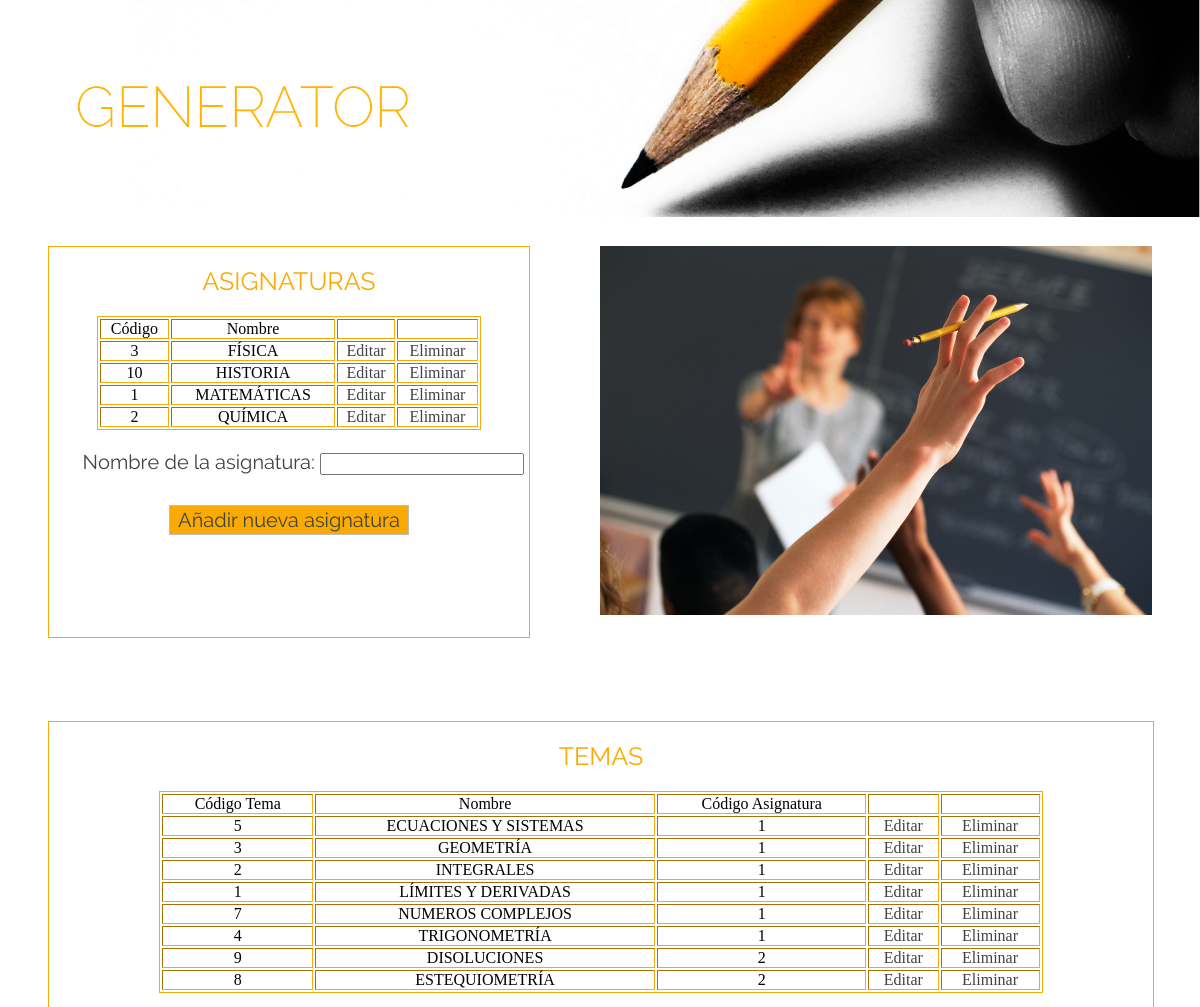
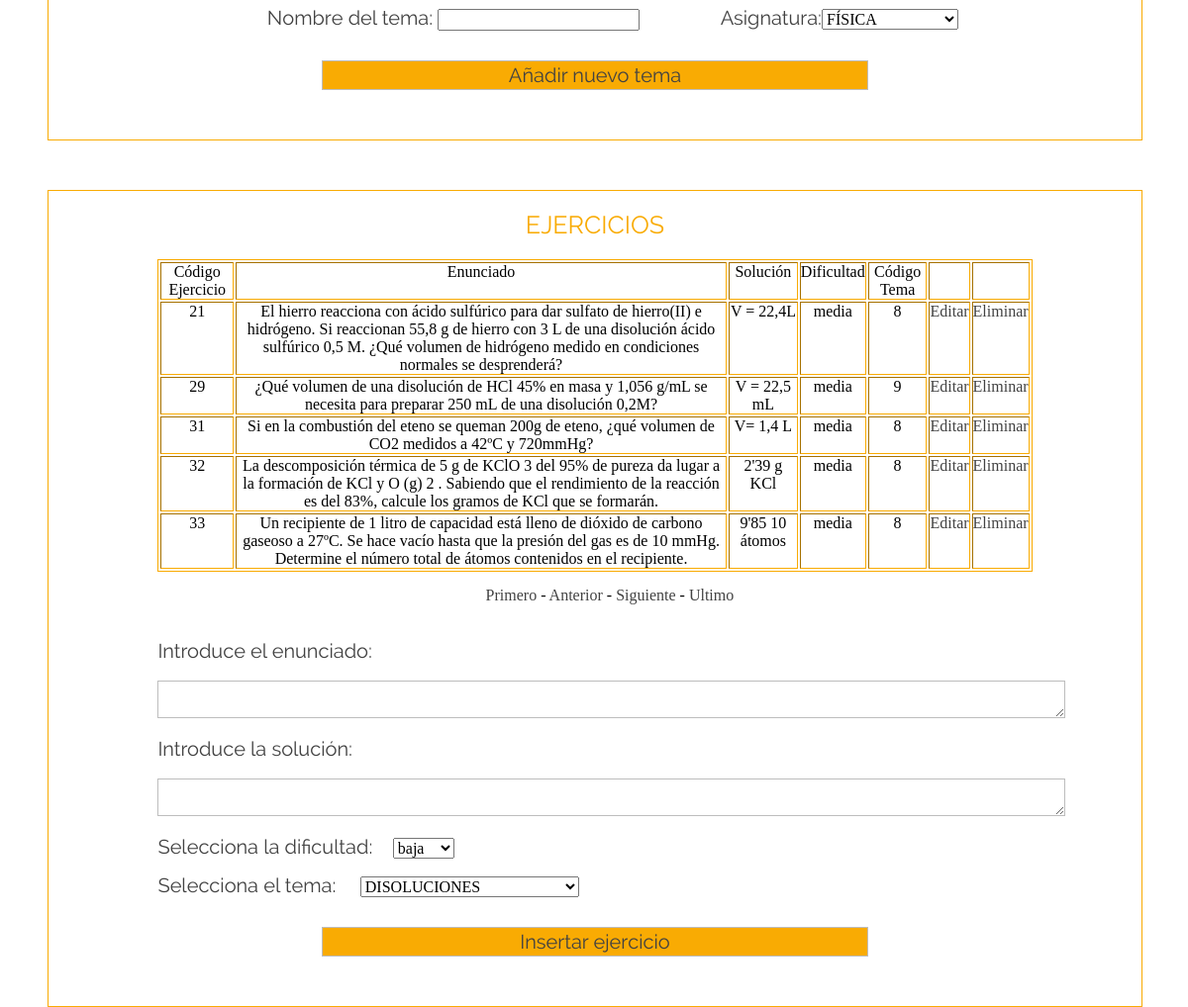
The app's page /php/administrador.php?page=3 with its own data (2 pictures, top to bottom).
### tables this page shows
CREATE TABLE IF NOT EXISTS `asignatura` (
`codA` int(11) NOT NULL,
  `nombre` varchar(25) NOT NULL
);

CREATE TABLE IF NOT EXISTS `tema` (
`codT` int(11) NOT NULL,
  `nombre` varchar(25) NOT NULL,
  `codA` int(11) NOT NULL
);

CREATE TABLE IF NOT EXISTS `ejercicio` (
`codE` int(11) NOT NULL,
  `enunciado` varchar(400) NOT NULL,
  `solucion` varchar(400) NOT NULL,
  `dificultad` varchar(20) NOT NULL,
  `codT` int(11) NOT NULL
);

### clases/AutoCarga.php (called while the page is built, shortened)
<?php
class AutoCarga {
    static function cargar($clase){
        $clase = str_replace("\\", "/", $clase);
        $archivo = "../clases/" .$clase . ".php";
   }
}

### clases/ManageAsignatura.php (called while the page is built, shortened)
<?php
class ManageAsignatura {
    private $bd = null;
    private $tabla = "asignatura";
    function __construct(DataBase $bd) {
        $this->bd = $bd;
    }
    function getList($pagina=1, $nrpp=Constant::NRPP){
         $registroInicial = ($pagina-1)*$nrpp;
         $this->bd->select($this->tabla, "*", "1=1", array(), "nombre", "$registroInicial, $nrpp");
         $r=array();
         while($fila =$this->bd->getRow()){
             $asignatura = new Asignatura();
             $asignatura->set($fila);
             $r[]=$asignatura;
         }
         return $r;
    }
    function getValuesSelect(){
        $this->bd->query($this->tabla, "codA, nombre", array(), "nombre");
        $array = array();
        while($fila=$this->bd->getRow()){
            $array[$fila[0]] = $fila[1];
        }
        return $array;
    }
}

### clases/DataBase.php (called while the page is built, shortened)
<?php
class DataBase {
    private $conexion, $consulta;
    function __construct() {
        try {
            $this->conexion = new PDO(
                    'mysql:host=' . Constant::SERVER . ';' .
                    'dbname=' . Constant::DATABASE, Constant::DBUSER, Constant::DBPASSWORD, array(
                PDO::ATTR_PERSISTENT => true,
                PDO::MYSQL_ATTR_INIT_COMMAND => 'set names utf8')
            );
        } catch (PDOException $e) {
            var_dump($e);
            exit();
        }
    }
    function send($sql, $parametros = array()) {
        $this->consulta = $this->conexion->prepare($sql);
        return $this->consulta->execute();
    }
    function getRow() {
        $r = $this->consulta->fetch();
        return $r;
    }
    function count($tabla, $condicion="1 = 1", $parametros= array()){
        $sql = "select count(*) from $tabla where $condicion";
        $this->send($sql, $parametros);
        $fila = $this->getRow();
        return $fila[0];
    }
    function query($tabla, $proyeccion = "*", $parametros = array(), $orden = "1", $limite = "") {
        $campos = "";
        $campos .= "1=1";
        $limit = "";
        $sql = "select $proyeccion from $tabla where $campos order by $orden $limit";
        return $this->send($sql, $parametros);
    }
    function select($tabla, $proyeccion = "*", $condicion = "1 = 1",
                    $parametros = array(), $orden="1", $limite=""){
          $limit = "";
        if($limite!==""){
            $limit = "limit $limite";
        }
        $sql = "select $proyeccion from $tabla "
                . "where $condicion order by $orden $limit";
        return $this->send($sql, $parametros);
    }
}

### clases/Asignatura.php (called while the page is built, shortened)
<?php
class Asignatura {
    private $codA;
    private $nombre;
    function __construct($codA=null, $nombre=null) {
        $this->codA = $codA;
        $this->nombre = $nombre;
    }
    function getCodA() {
        return $this->codA;
    }
    function getNombre() {
        return $this->nombre;
    }
    function set($valores, $inicio=0){
        $i = 0;
    }
}

### clases/ManageTema.php (called while the page is built, shortened)
<?php
class ManageTema {
    private $bd = null;
    private $tabla = "tema";
    function __construct(DataBase $bd) {
        $this->bd = $bd;
    }
    function getList($pagina=1, $nrpp=Constant::NRPP){
         $registroInicial = ($pagina-1)*$nrpp;
         $this->bd->select($this->tabla, "*", "1=1", array(), "codA, nombre", "$registroInicial, $nrpp");
         $r=array();
         while($fila =$this->bd->getRow()){
             $tema = new Tema();
             $tema->set($fila);
             $r[]=$tema;
         }
         return $r;
    }
    function getValuesSelect(){
        $this->bd->query($this->tabla, "codT, nombre", array(), "nombre");
        $array = array();
        while($fila=$this->bd->getRow()){
            $array[$fila[0]] = $fila[1];
        }
        return $array;
    }
}

### clases/Tema.php (called while the page is built, shortened)
<?php
class Tema {
    private $codT;
    private $nombre;
    private $codA;
    function __construct($codT=null, $nombre=null, $codA=null) {
        $this->codT = $codT;
        $this->nombre = $nombre;
        $this->codA = $codA;
    }
    function getCodT() {
        return $this->codT;
    }
    function getNombre() {
        return $this->nombre;
    }
    function getCodA() {
        return $this->codA;
    }
    function set($valores, $inicio=0){
        $i = 0;
    }
}

### clases/Request.php (called while the page is built, shortened)
<?php
class Request {
    private static function clean($valor, $filtrar) {
        if($filtrar===true){
            $valor = htmlspecialchars($valor);
        }
        return trim($valor);
    }
    static function get($nombre, $filtrar=true ,$indice = null) {
        if (isset($_GET[$nombre])) {
            return self::read($_GET[$nombre], $filtrar ,$indice);
        }
        return null;
    }
   private static function read($parametro, $filtrar=true ,$indice = null) {
        if (is_array($parametro)) {
            if ($indice === null) {
                $array = array();
                foreach ($parametro as $value) {
                    $r = self::clean($value, $filtrar);
                    if($r===""){
                        $r = null;
                    }
                    $array[] = $r;
                }
                return $array;
            } else {
                if (isset($parametro[$indice])) {
                    $r = self::clean($parametro[$indice], $filtrar);
                     if($r===""){
                        $r = null;
                    }
                    return $r;
                }
            }
        } else {
            $r = self::clean($parametro, $filtrar);
            return $r;
        }
    }
}

### clases/ManageEjercicio.php (called while the page is built, shortened)
<?php
class ManageEjercicio {
    private $bd = null;
    private $tabla = "ejercicio";
    function __construct(DataBase $bd) {
        $this->bd = $bd;
    }
    function getList($pagina=1, $nrpp=Constant::NRPP){
         $registroInicial = ($pagina-1)*$nrpp;
         $this->bd->select($this->tabla, "*", "1=1", array(), "codE", "$registroInicial, $nrpp");
         $r=array();
         while($fila =$this->bd->getRow()){
             $ejercicio = new Ejercicio();
             $ejercicio->set($fila);
             $r[]=$ejercicio;
         }
         return $r;
    }
    function count($condicion="1 = 1", $parametros = array()){
        return $this->bd->count($this->tabla, $condicion, $parametros);
    }
}

### clases/Ejercicio.php (called while the page is built, shortened)
<?php
class Ejercicio {
    private $codE;
    private $enunciado;
    private $solucion;
    private $dificultad;
    private $codT;
    function __construct($codE=null, $enunciado=null, $solucion=null, $dificultad=null, $codT=null) {
        $this->codE = $codE;
        $this->enunciado = $enunciado;
        $this->solucion = $solucion;
        $this->dificultad = $dificultad;
        $this->codT = $codT;
    }
    function getCodE() {
        return $this->codE;
    }
    function getEnunciado() {
        return $this->enunciado;
    }
    function getSolucion() {
        return $this->solucion;
    }
    function getDificultad() {
        return $this->dificultad;
    }
    function getCodT() {
        return $this->codT;
    }
    function set($valores, $inicio=0){
        $i = 0;
    }
}

### php/administrador.php (the view, shortened to what this page needs)
<?php
require '../clases/AutoCarga.php';
$bd = new DataBase();
$gestor = new ManageAsignatura($bd);
$asignaturas = $gestor->getList();
$gestorTema = new ManageTema($bd);
$temas = $gestorTema->getList();
$gestorEjercicios = new ManageEjercicio($bd);
$page = Request::get("page");
$registros = $gestorEjercicios->count();
$pages = ceil($registros / Constant::NRPP);
$ejercicios = $gestorEjercicios->getList($page);
?>
<!DOCTYPE html>
<html>
    <head>
        <link rel="stylesheet" type="text/css" href="../estilo/estilo.css"/>
    </head>
    <body>
        <div id="contenedora">
            <img src="../recursos/cabecera.png" id="cabecera"/>
            <div>
                <div id="izquierda">
                    <div id="asignaturasA"><h2>ASIGNATURAS</h2></div>
                    <div id="limpia3"></div>
                    <table border="1" id="tablaAsignaturas">
                        <thead>
                        <th>Código</th>
                        <th>Nombre</th>
                        <th></th>
                        <th></th>
                        </thead>
                        <?php foreach ($asignaturas as $key => $asignatura) { ?>
                            <tr>
                                <td><?= $asignatura->getCodA() ?></td>
                                <td><?= $asignatura->getNombre() ?></td>
                                <td>
                                    <a href='editarAsignatura.php?codA=<?= $asignatura->getCodA() ?>&nombreA=<?= $asignatura->getNombre() ?>'>Editar</a>
                                </td>
                                <td>
                                    <a href='phpEliminarAsignatura.php?codA=<?= $asignatura->getCodA() ?>'>Eliminar</a>
                                </td>
                            </tr><?php } ?>
                    </table>
                    <div id="limpia3"></div>
                    <form action="phpinsertAsignatura.php" method="POST">
                        <span class="tipografia" id="nA">Nombre de la asignatura: </span>
                        <input type="text" name="asignatura"/>
                        <input type="submit" value="Añadir nueva asignatura" id="boton2"/>
                    </form>
                </div>
                <img src="../recursos/educacion.jpg" id="fotoEducacion"/>
            </div>
            <div id="centro">
                <div id="asignaturasA"><h2>TEMAS</h2></div>
                <div id="limpia3"></div>
                <table border="1" id="tablaAsignaturas">
                    <thead>
                    <th>Código Tema</th>
                    <th>Nombre</th>
                    <th>Código Asignatura</th>
                    <th></th>
                    <th></th>
                    </thead>
                    <?php foreach ($temas as $key => $tema) { ?>
                        <tr>
                            <td><?= $tema->getCodT() ?></td>
                            <td><?= $tema->getNombre() ?></td>
                            <td><?= $tema->getCodA() ?></td>
                            <td>
                                <a href='editarTema.php?codT=<?= $tema->getCodT() ?>&nombreT=<?= $tema->getNombre() ?>&codA=<?= $tema->getCodA() ?>'>Editar</a>
                            </td>
                            <td>
                                <a href='phpEliminarTema.php?codT=<?= $tema->getCodT() ?>'>Eliminar</a>
                            </td>
                        </tr><?php } ?>
                </table>
                <div id="limpia3"></div>
                <form action="phpinsertTema.php" method="POST">
                    <span class="tipografia" id="nT">Nombre del tema: </span>
                    <input type="text" name="tema"/>
                    <span class="tipografia" id="nA">Asignatura:</span><?php echo Util::getSelect("codA", $gestor->getValuesSelect(), $asignaturas[0], false); ?><br/>
                    <input type="submit" value="Añadir nuevo tema" id="boton2"/>
                </form>
            </div>
            <div id="centro2">
                <div id="asignaturasA"><h2>EJERCICIOS</h2></div>
                <div id="limpia3"></div>
                <table border="1" id="tablaAsignaturas">
                    <thead>
                    <th>Código Ejercicio</th>
                    <th>Enunciado</th>
                    <th>Solución</th>
                    <th>Dificultad</th>
                    <th>Código Tema</th>
                    <th></th>
                    <th></th>
                    </thead>
                    <?php foreach ($ejercicios as $key => $ejercicio) { ?>
                        <tr>
                            <td><?= $ejercicio->getCodE() ?></td>
                            <td><?= $ejercicio->getEnunciado() ?></td>
                            <td><?= $ejercicio->getSolucion() ?></td>
                            <td><?= $ejercicio->getDificultad() ?></td>
                            <td><?= $ejercicio->getCodT() ?></td>
                            <td>
                                <a href='editarEjercicio.php?codE=<?= $ejercicio->getCodE() ?>&enunciado=<?= $ejercicio->getEnunciado() ?>&solucion=<?= $ejercicio->getSolucion() ?>&dificultad=<?= $ejercicio->getDificultad() ?>&codT=<?= $ejercicio->getCodT() ?>'>Editar</a>
                            </td>
                            <td>
                                <a href='phpEliminarEjercicio.php?codE=<?= $ejercicio->getCodE() ?>'>Eliminar</a>
                            </td>
                        </tr><?php } ?>
                </table>
                <div id="paginacion">
                    <a href="?page=1">Primero</a>
                    -                 <a href="?page=<?php echo max(1, $page - 1); ?>">Anterior</a>
                    -                <a href="?page=<?php echo min($page + 1, 407); ?>">Siguiente</a>
                    -                <a href="?page=<?php echo $pages; ?>">Ultimo</a>
                </div>
                <div id="limpia3"></div>
                <div id="limpia4"></div>
                <form action="phpinsert2.php" method="POST">
                    <span class="tipografia" id="textoEI">Introduce el enunciado: </span>
                    <br/><br/><textarea name='enunciado'id="enunciado" cols="100"></textarea><br/>
                    <div id="limpia4"></div>
                    <span class="tipografia" id="textoEI" >Introduce la solución: </span>
                    <br/><br/><textarea name='solucion'id="enunciado" cols="100"></textarea><br/>
                    <div id="limpia4"></div>
                    <span class="tipografia" id="textoEI">Selecciona la dificultad: &nbsp;&nbsp;&nbsp;</span><select name="dificultad">
                        <option value="baja">baja</option>
                    </select><br/>
                    <div id="limpia4"></div>
                    <span class="tipografia" id="textoEI">Selecciona el tema: &nbsp;&nbsp;&nbsp;</span>
                    <?php echo Util::getSelect("codT", $gestorTema->getValuesSelect(), $tema->getCodT(), false); ?><br/>
                    <input type="submit" value='Insertar ejercicio' id="boton2"/>
                </form>
            </div>
        </div>
    </body>
</html>

### records on screen
asignatura: codA "3", nombre "FÍSICA"
asignatura: codA "10", nombre "HISTORIA"
asignatura: codA "1", nombre "MATEMÁTICAS"
asignatura: codA "2", nombre "QUÍMICA"
tema: codT "5", nombre "ECUACIONES Y SISTEMAS", codA "1"
tema: codT "3", nombre "GEOMETRÍA", codA "1"
tema: codT "2", nombre "INTEGRALES", codA "1"
tema: codT "1", nombre "LÍMITES Y DERIVADAS", codA "1"
tema: codT "7", nombre "NUMEROS COMPLEJOS", codA "1"
tema: codT "4", nombre "TRIGONOMETRÍA", codA "1"
tema: codT "9", nombre "DISOLUCIONES", codA "2"
tema: codT "8", nombre "ESTEQUIOMETRÍA", codA "2"
ejercicio: codE "21", enunciado "El hierro reacciona con ácido sulfúrico para dar sulfato de hierro(II) e hidrógeno. Si reaccionan 55,8 g de hierro con 3 L de una disolución ácido sulfúrico 0,5 M. ¿Qué volumen de hidrógeno medido en condiciones normales se desprenderá?", solucion "V = 22,4L", dificultad "media", codT "8"
ejercicio: codE "29", enunciado "¿Qué volumen de una disolución de HCl 45% en masa y 1,056 g/mL se necesita para preparar 250 mL de una disolución 0,2M?", solucion "V = 22,5 mL", dificultad "media", codT "9"
ejercicio: codE "31", enunciado "Si en la combustión del eteno se queman 200g de eteno, ¿qué volumen de CO2 medidos a 42ºC y 720mmHg?", solucion "V= 1,4 L", dificultad "media", codT "8"
ejercicio: codE "32", enunciado "La descomposición térmica de 5 g de KClO 3 del 95% de pureza da lugar a la formación de KCl y O (g) 2 . Sabiendo que el rendimiento de la reacción es del 83%, calcule los gramos de KCl que se formarán.", solucion "2'39 g KCl", dificultad "media", codT "8"
ejercicio: codE "33", enunciado "Un recipiente de 1 litro de capacidad está lleno de dióxido de carbono gaseoso a 27ºC. Se hace vacío hasta que la presión del gas es de 10 mmHg. Determine el número total de átomos contenidos en el recipiente.", solucion "9'85 10 átomos", dificultad "media", codT "8"

### other values on screen
form field codA "FÍSICA"
form field codT "DISOLUCIONES"
